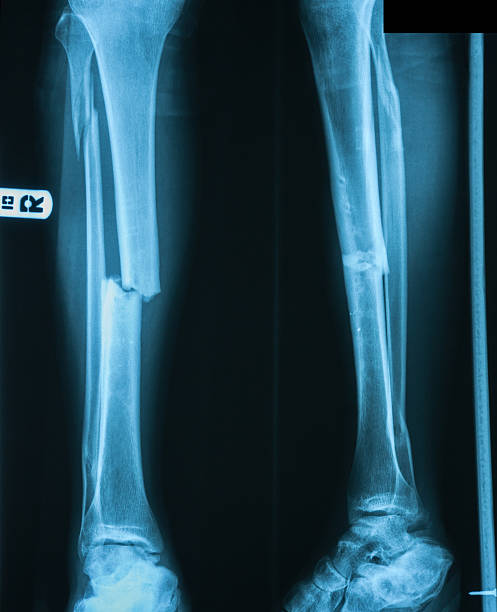
#> input picture 8th Semester Labs/Image Processing Labs/images/fracture.jpg, 497 x 612 px, found by its file name
$ jupyter execute roberts_sobel-masks.ipynb
#> lines starting #> are read from the running program, lines starting #| are printed output that depends on the picture
[cell 1]
import cv2
import numpy as np
import matplotlib.pyplot as plt

[cell 2]
# Load the image (grayscale)
image = cv2.imread('../images/fracture.jpg', cv2.IMREAD_GRAYSCALE)  # Load as grayscale
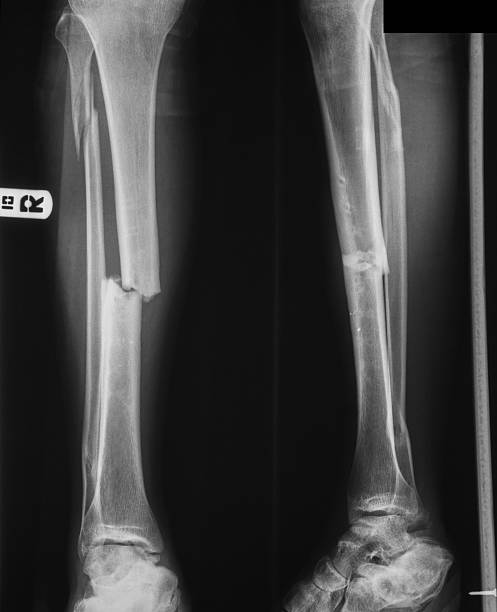
#> image: shape (612, 497); min 0, max 255, mean 62.1

# Define Roberts Cross Gradient Masks
roberts_x = np.array([[1, 0], [0, -1]], dtype=np.float32)  # Gx kernel
roberts_y = np.array([[0, 1], [-1, 0]], dtype=np.float32)  # Gy kernel

# Apply Roberts operator
roberts_gradient_x = cv2.filter2D(image, -1, roberts_x)  # (src=image, ddepth=-1, kernel=roberts_x)
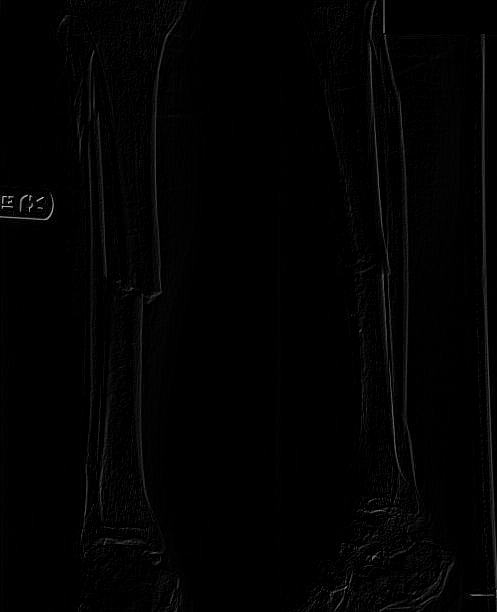
#> roberts_gradient_x: shape (612, 497); min 0, max 206, mean 2.3
roberts_gradient_y = cv2.filter2D(image, -1, roberts_y)  # (src=image, ddepth=-1, kernel=roberts_y)
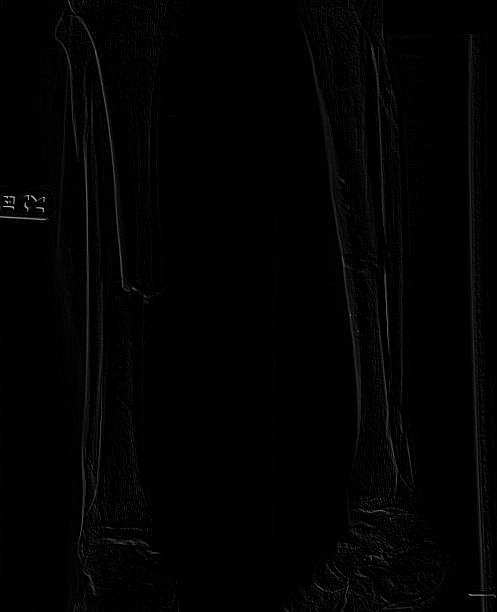
#> roberts_gradient_y: shape (612, 497); min 0, max 203, mean 2.4
roberts_combined = cv2.addWeighted(roberts_gradient_x, 0.5, roberts_gradient_y, 0.5, 0)  # Combine both gradients
robert_masked_image = cv2.addWeighted(image, 1, roberts_combined, 1.5, 0)
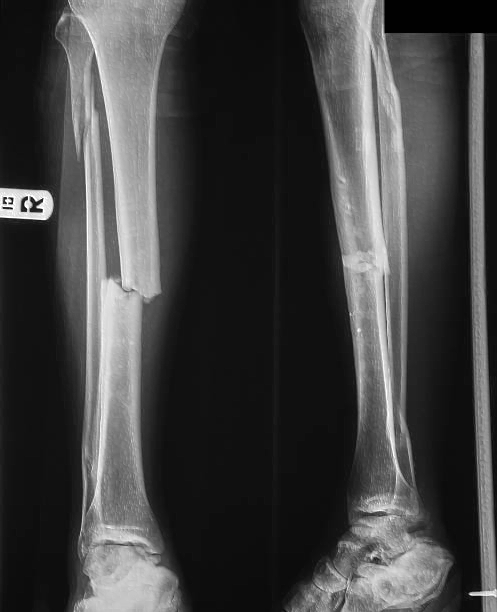
#> robert_masked_image: shape (612, 497); min 0, max 255, mean 65.6

# Define Sobel Masks
sobel_x = np.array([[-1, 0, 1], [-2, 0, 2], [-1, 0, 1]], dtype=np.float32)  # Gx kernel
sobel_y = np.array([[-1, -2, -1], [0, 0, 0], [1, 2, 1]], dtype=np.float32)  # Gy kernel

# Apply Sobel operator
sobel_gradient_x = cv2.filter2D(image, -1, sobel_x)  # (src=image, ddepth=-1, kernel=sobel_x)
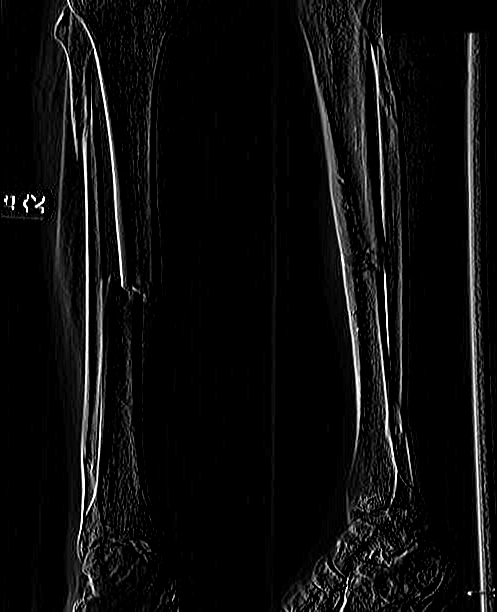
#> sobel_gradient_x: shape (612, 497); min 0, max 255, mean 13.2
sobel_gradient_y = cv2.filter2D(image, -1, sobel_y)  # (src=image, ddepth=-1, kernel=sobel_y)
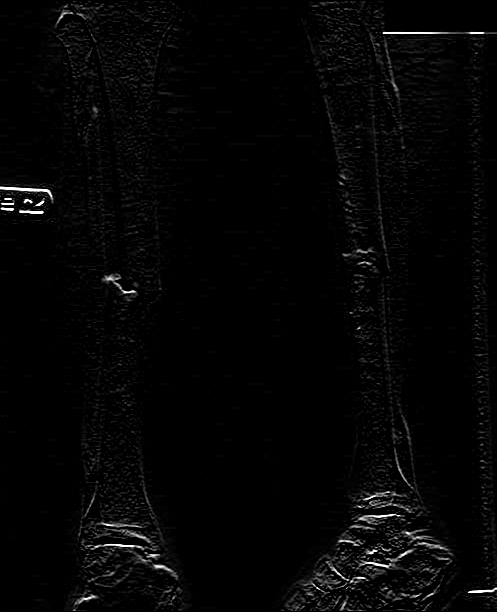
#> sobel_gradient_y: shape (612, 497); min 0, max 255, mean 4.9
sobel_combined = cv2.addWeighted(sobel_gradient_x, 0.5, sobel_gradient_y, 0.5, 0)  # Combine both gradients
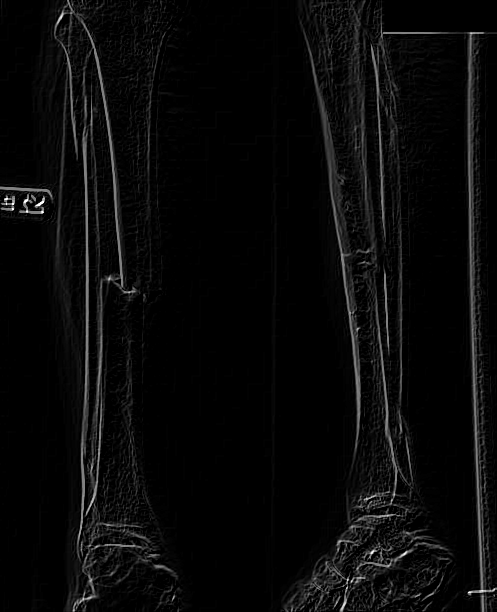
#> sobel_combined: shape (612, 497); min 0, max 255, mean 9.1
sobel_masked_image = cv2.addWeighted(image, 1, sobel_combined, 1.5, 1)
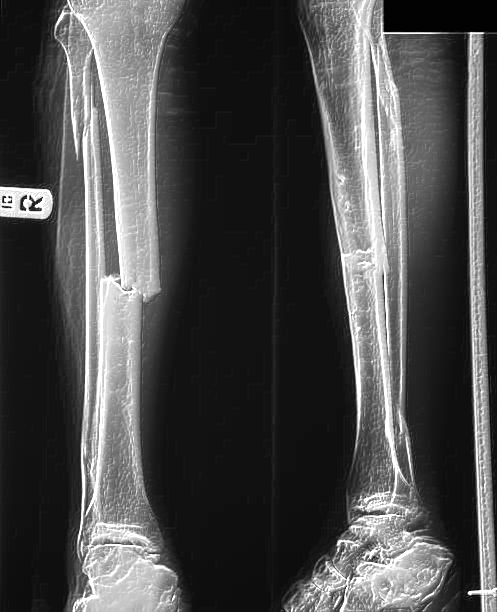
#> sobel_masked_image: shape (612, 497); min 1, max 255, mean 75.6


# Display results
plt.figure(figsize=(20, 12))

plt.subplot(2, 3, 1)
plt.title('Original Image')
plt.imshow(image, cmap='gray')

# [7 lines of commented-out code are left out]

plt.subplot(2, 3, 2)
plt.title('Roberts Masked Image')
plt.imshow(robert_masked_image, cmap='gray')

# [9 lines of commented-out code are left out]

plt.subplot(2, 3, 3)
plt.title('Sobel Masked Image')
plt.imshow(sobel_masked_image, cmap='gray')

plt.show()
